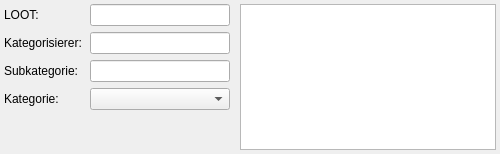
<?xml version="1.0" encoding="UTF-8"?>
<ui version="4.0">
 <class>Section_Mod_Statistics_Category</class>
 <widget class="QWidget" name="Section_Mod_Statistics_Category">
  <property name="geometry">
   <rect>
    <x>0</x>
    <y>0</y>
    <width>500</width>
    <height>134</height>
   </rect>
  </property>
  <layout class="QHBoxLayout" name="main_layout">
   <property name="spacing">
    <number>10</number>
   </property>
   <property name="leftMargin">
    <number>4</number>
   </property>
   <property name="topMargin">
    <number>4</number>
   </property>
   <property name="rightMargin">
    <number>4</number>
   </property>
   <property name="bottomMargin">
    <number>4</number>
   </property>
   <item>
    <layout class="QFormLayout" name="form_layout_left">
     <property name="horizontalSpacing">
      <number>8</number>
     </property>
     <property name="verticalSpacing">
      <number>6</number>
     </property>
     <item row="0" column="0">
      <widget class="QLabel" name="lbl_loot">
       <property name="text">
        <string>LOOT:</string>
       </property>
      </widget>
     </item>
     <item row="0" column="1">
      <widget class="QLineEdit" name="inp_loot">
       <property name="readOnly">
        <bool>true</bool>
       </property>
      </widget>
     </item>
     <item row="1" column="0">
      <widget class="QLabel" name="lbl_classifier">
       <property name="text">
        <string>Kategorisierer:</string>
       </property>
      </widget>
     </item>
     <item row="1" column="1">
      <widget class="QLineEdit" name="inp_classifier">
       <property name="readOnly">
        <bool>true</bool>
       </property>
      </widget>
     </item>
     <item row="2" column="0">
      <widget class="QLabel" name="lbl_sub">
       <property name="text">
        <string>Subkategorie:</string>
       </property>
      </widget>
     </item>
     <item row="2" column="1">
      <widget class="QLineEdit" name="inp_sub">
       <property name="readOnly">
        <bool>true</bool>
       </property>
      </widget>
     </item>
     <item row="3" column="0">
      <widget class="QLabel" name="lbl_category">
       <property name="text">
        <string>Kategorie:</string>
       </property>
      </widget>
     </item>
     <item row="3" column="1">
      <widget class="QComboBox" name="cmb_category"/>
     </item>
    </layout>
   </item>
   <item>
    <widget class="QTreeView" name="tree_categories_creations">
     <property name="sizePolicy">
      <sizepolicy hsizetype="Expanding" vsizetype="Fixed">
       <horstretch>0</horstretch>
       <verstretch>0</verstretch>
      </sizepolicy>
     </property>
     <property name="minimumSize">
      <size>
       <width>0</width>
       <height>146</height>
      </size>
     </property>
     <property name="maximumSize">
      <size>
       <width>16777215</width>
       <height>146</height>
      </size>
     </property>
     <property name="editTriggers">
      <set>QAbstractItemView::EditTrigger::NoEditTriggers</set>
     </property>
     <property name="indentation">
      <number>0</number>
     </property>
     <property name="rootIsDecorated">
      <bool>false</bool>
     </property>
    </widget>
   </item>
  </layout>
 </widget>
 <resources/>
 <connections/>
</ui>
